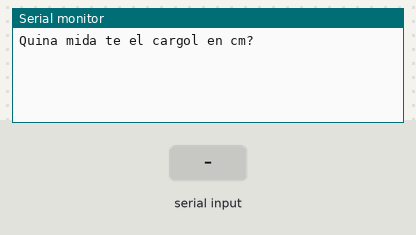
The sketch below on a simulated Arduino Uno, built with avr-gcc and run on an emulated ATmega328P. Parts: the last lines printed to the serial monitor. The test bench sets the inputs (shaded band).

Above: at 1.2 s.
1.3 s: "90,45\n" received over Serial
At 2.5 s:
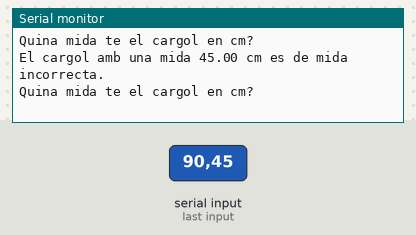
2.8 s: "5\n" received over Serial
At 4.1 s:
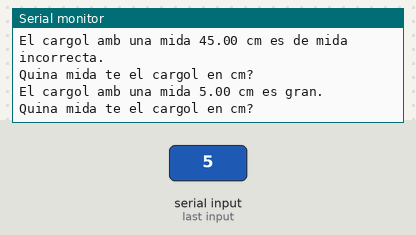

Measured:
- after the input at 1.3 s, the serial monitor: prints a new line at once (image 1)
- after the input at 2.8 s, the serial monitor: prints a new line at once (image 2)

The sketch:

Number_communication_5.ino
```cpp
/*************************************************************************
**                                                                      **
**                             Serial                                   **
**                             Number communication                     **
**                                                                      **
**  ADAM LAAOUAJ                                            07/02/2017  **
*************************************************************************/

//***************************** INCLUDE **********************************

//***************************** VARIABLES ********************************
float mida;// variables for the R's


//***************************** SETUP ************************************
void setup() {
  Serial.begin(9600);        // initialize serial
  Serial.println("Quina mida te el cargol en cm?");

}
//***************************** LOOP *************************************
void loop() {

  while (Serial.available() > 0) {  // if there's any serial available, read it
    mida = Serial.parseInt();// look for valid int the incoming serial stream

    if (Serial.read() == '\n') { //look for newline. Is the end of your sentence
    {

    Serial.print("El cargol amb una mida ");
    Serial.print(mida);
    Serial.print(" cm es");

    if (mida >= 1 & mida < 3)
    {
      Serial.println(" petit.");
      Serial.println ("");
    }
    else if (mida >= 3 & mida < 5)
    {
      Serial.println(" mitja.");
      Serial.println ("");
    }

     else if (mida >= 5 & mida < 8)
    {
      Serial.println(" gran.");
      Serial.println ("");
    }
     else if (mida >= 8 & mida < 10)
    {
      Serial.println(" molt gran.");
      Serial.println ("");
    }
    else
    {
      Serial.println(" de mida incorrecta.");
      Serial.println("");
    }
    Serial.println ("Quina mida te el cargol en cm?");
    }
    }
  }
}


//***************************** FUNCIONS *********************************
```
